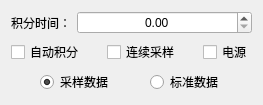
<?xml version="1.0" encoding="UTF-8"?>
<ui version="4.0">
 <class>HSpecCalibrateSetWidget2</class>
 <widget class="QWidget" name="HSpecCalibrateSetWidget2">
  <property name="geometry">
   <rect>
    <x>0</x>
    <y>0</y>
    <width>263</width>
    <height>94</height>
   </rect>
  </property>
  <property name="windowTitle">
   <string>Form</string>
  </property>
  <layout class="QFormLayout" name="formLayout">
   <item row="0" column="0">
    <widget class="QLabel" name="label_001">
     <property name="text">
      <string>积分时间：</string>
     </property>
     <property name="alignment">
      <set>Qt::AlignRight|Qt::AlignTrailing|Qt::AlignVCenter</set>
     </property>
    </widget>
   </item>
   <item row="0" column="1">
    <widget class="QDoubleSpinBox" name="doubleSpinBox_01">
     <property name="alignment">
      <set>Qt::AlignCenter</set>
     </property>
    </widget>
   </item>
   <item row="1" column="0" colspan="2">
    <layout class="QHBoxLayout" name="horizontalLayout">
     <property name="spacing">
      <number>9</number>
     </property>
     <item>
      <spacer name="horizontalSpacer_01">
       <property name="orientation">
        <enum>Qt::Horizontal</enum>
       </property>
       <property name="sizeHint" stdset="0">
        <size>
         <width>0</width>
         <height>20</height>
        </size>
       </property>
      </spacer>
     </item>
     <item>
      <widget class="QCheckBox" name="checkBox_01">
       <property name="sizePolicy">
        <sizepolicy hsizetype="Minimum" vsizetype="Fixed">
         <horstretch>0</horstretch>
         <verstretch>0</verstretch>
        </sizepolicy>
       </property>
       <property name="text">
        <string>自动积分</string>
       </property>
      </widget>
     </item>
     <item>
      <spacer name="horizontalSpacer_02">
       <property name="orientation">
        <enum>Qt::Horizontal</enum>
       </property>
       <property name="sizeHint" stdset="0">
        <size>
         <width>20</width>
         <height>20</height>
        </size>
       </property>
      </spacer>
     </item>
     <item>
      <widget class="QCheckBox" name="checkBox_02">
       <property name="sizePolicy">
        <sizepolicy hsizetype="Minimum" vsizetype="Fixed">
         <horstretch>0</horstretch>
         <verstretch>0</verstretch>
        </sizepolicy>
       </property>
       <property name="text">
        <string>连续采样</string>
       </property>
      </widget>
     </item>
     <item>
      <spacer name="horizontalSpacer_3">
       <property name="orientation">
        <enum>Qt::Horizontal</enum>
       </property>
       <property name="sizeHint" stdset="0">
        <size>
         <width>20</width>
         <height>20</height>
        </size>
       </property>
      </spacer>
     </item>
     <item>
      <widget class="QCheckBox" name="checkBox_03">
       <property name="sizePolicy">
        <sizepolicy hsizetype="Minimum" vsizetype="Fixed">
         <horstretch>0</horstretch>
         <verstretch>0</verstretch>
        </sizepolicy>
       </property>
       <property name="text">
        <string>电源</string>
       </property>
      </widget>
     </item>
     <item>
      <spacer name="horizontalSpacer_09">
       <property name="orientation">
        <enum>Qt::Horizontal</enum>
       </property>
       <property name="sizeHint" stdset="0">
        <size>
         <width>0</width>
         <height>20</height>
        </size>
       </property>
      </spacer>
     </item>
    </layout>
   </item>
   <item row="2" column="0" colspan="2">
    <layout class="QHBoxLayout" name="horizontalLayout_2">
     <property name="spacing">
      <number>9</number>
     </property>
     <item>
      <spacer name="horizontalSpacer_11">
       <property name="orientation">
        <enum>Qt::Horizontal</enum>
       </property>
       <property name="sizeHint" stdset="0">
        <size>
         <width>0</width>
         <height>20</height>
        </size>
       </property>
      </spacer>
     </item>
     <item>
      <widget class="QRadioButton" name="radioButton_01">
       <property name="text">
        <string>采样数据</string>
       </property>
       <property name="checked">
        <bool>true</bool>
       </property>
      </widget>
     </item>
     <item>
      <spacer name="horizontalSpacer_12">
       <property name="orientation">
        <enum>Qt::Horizontal</enum>
       </property>
       <property name="sizeHint" stdset="0">
        <size>
         <width>20</width>
         <height>20</height>
        </size>
       </property>
      </spacer>
     </item>
     <item>
      <widget class="QRadioButton" name="radioButton_02">
       <property name="text">
        <string>标准数据</string>
       </property>
      </widget>
     </item>
     <item>
      <spacer name="horizontalSpacer_19">
       <property name="orientation">
        <enum>Qt::Horizontal</enum>
       </property>
       <property name="sizeHint" stdset="0">
        <size>
         <width>0</width>
         <height>20</height>
        </size>
       </property>
      </spacer>
     </item>
    </layout>
   </item>
  </layout>
 </widget>
 <resources/>
 <connections/>
</ui>
